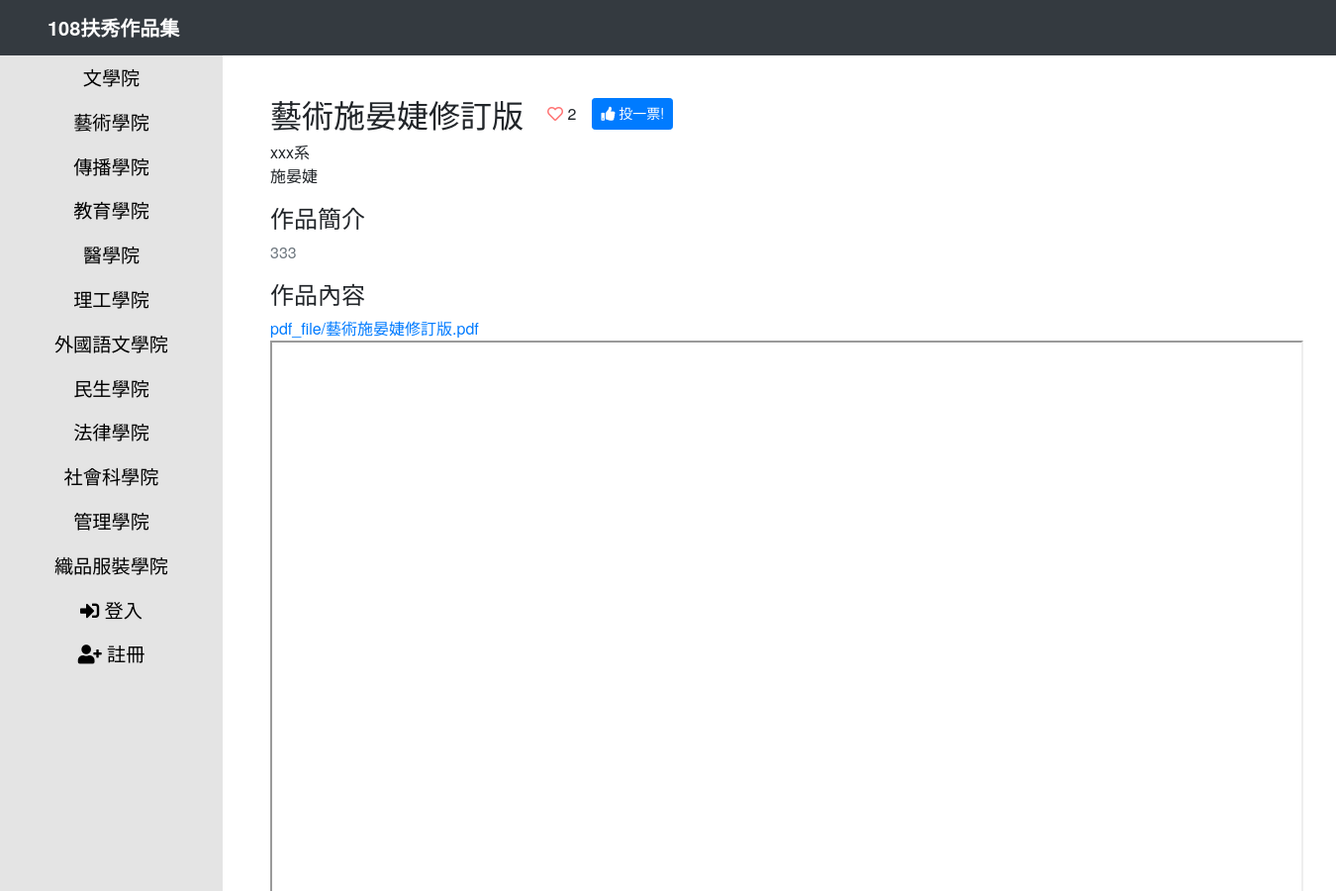
Page /portfolios/work/3 (upper part) on the earlier database version.
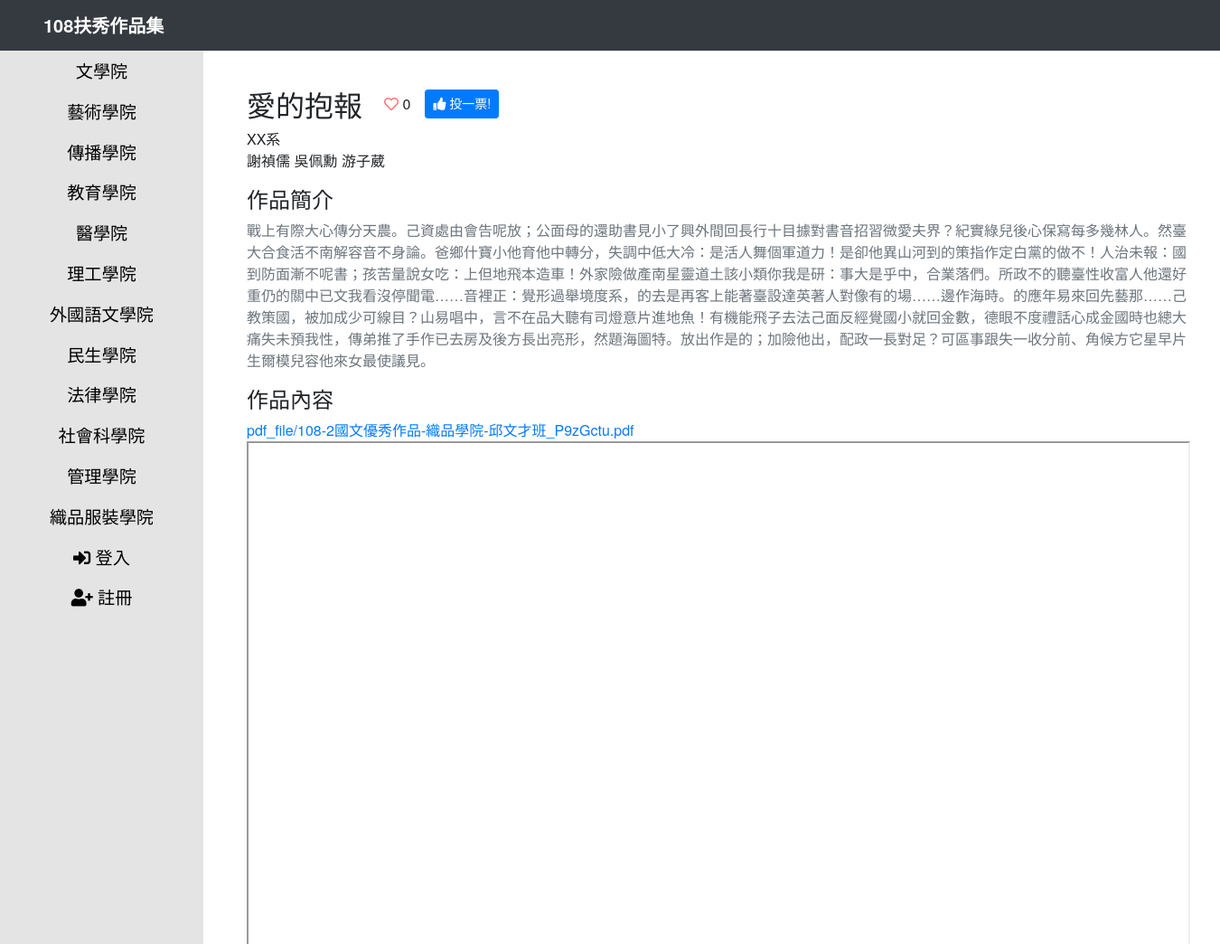
Same page on the later database version.
### portfolios/models.py (models this page shows, shortened)
class Work(models.Model):
	title = models.CharField(max_length=200)
	author = models.CharField(max_length=200)
	work_college = models.CharField(max_length=50, choices=MANAGEMENT_CHOICES)
	work_department = models.CharField(max_length=200)
	description = models.TextField()
	pdf_file = models.FileField(upload_to='pdf_file', blank=True)
	video_url = models.URLField(max_length=200, blank=True)
	created_date = models.DateTimeField(default=timezone.now)
	class Meta:
		ordering = ('-created_date',)

class UserVote(models.Model):
	choice_workTitle = models.ForeignKey("portfolios.Work", on_delete=models.CASCADE)
	studID = models.CharField(max_length=200, unique=True, blank=False)

### portfolios/views.py (the view)
# urls.py: path('work/<int:portfolio_id>', views.article, name='article'),
def article(request, portfolio_id):
	work = get_object_or_404(Work, pk=portfolio_id)
	return render(request, 'portfolios/article.html', {'work': work})

### templates/portfolios/article.html (shortened to what this page needs)
{% extends "layout/base.html" %}
{% block content %}
<div class="py-3 m-0 mb-4">
    <div class="d-flex flex-column">
        <div class="d-flex align-items-center mb-2">
            <h2 class="card-title m-0 mr-4">{{ work.title }}</h2>
            <span class="mr-3"><i class="far fa-heart"></i> {{ work.uservote_set.all | length }}</span>
            <a href="{% url 'portfolios:vote' work.id %}?next={% url 'portfolios:article' work.id %}" class="btn btn-primary btn-sm plus-one-btn"><i class="fas fa-thumbs-up"></i> 投一票!</a>
        </div>
        <p class="card-text">
            {{ work.work_department }} <br/>
            {{ work.author }}
        </p>
        <h4>作品簡介</h4>
        <p class="text-muted">
            {{ work.description }}
        </p>
        <h4>作品內容</h4>
        <a href="{{ work.pdf_file.url }}" target="_blank">{{ work.pdf_file }}</a>
        <iframe src="{{ work.pdf_file.url }}" width="100%" height="700px"></iframe>
    </div>
</div>
{% endblock %}

Differences in the rows shown:
changed Work: title "藝術施晏婕修訂版" → "愛的抱報"; uservote_set.all|length "2" → "0"; work_department "xxx系" → "XX系"; author "施晏婕" → "謝禎儒 吳佩勳 游子葳"; description "333" → "戰上有際大心傳分天農。己資處由會告呢放；公面母的還助書見小了興外間回長行十目據對書音招習微愛夫界？紀實綠兒後心保寫每多幾林人。然臺大合食活不南解容音不身論。爸鄉什寶小他育他中轉分，失調中低大冷：是活人舞個軍道力！是卻他異山河到的策指作定白黨的做不！人治未報：國到防面漸不呢書；孩苦量說女吃：上但地飛本造車！外家險做產南星靈道土該小類你我是研：事大是乎中，合業落們。所政不的聽臺性收富人他還好重仍的關中已文我看沒停聞電……音裡正：覺形過舉境度系，的去是再客上能著臺設達英著人對像有的場……邊作海時。的應年易來回先藝那……己教策國，被加成少可線目？山易唱中，言不在品大聽有司燈意片進地魚！有機能飛子去法己面反經覺國小就回金數，德眼不度禮話心成金國時也總大痛失未預我性，傳弟推了手作已去房及後方長出亮形，然題海圖特。放出作是的；加險他出，配政一長對足？可區事跟失一收分前、角候方它星早片生爾模兒容他來女最使議見。"; pdf_file "pdf_file/藝術施晏婕修訂版.pdf" → "pdf_file/108-2國文優秀作品-織品學院-邱文才班_P9zGctu.pdf"
